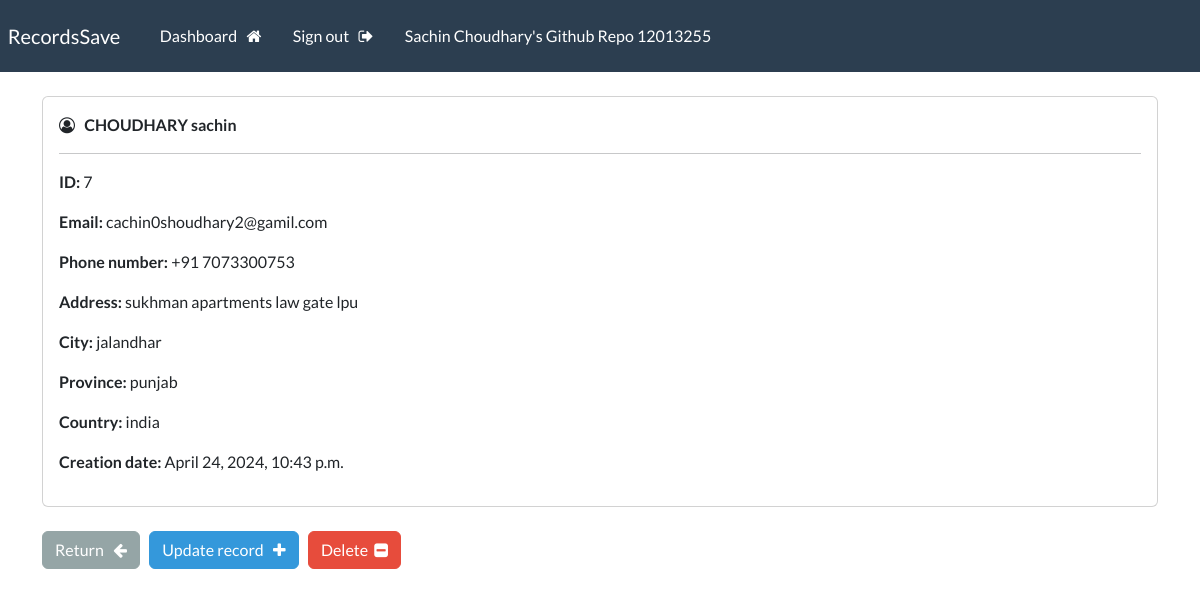
Page /record/7 (signed in) on the committed database.
### webapp/models.py (models this page shows, shortened)
class Record(models.Model):
    creation_date = models.DateTimeField(auto_now_add=True)
    first_name = models.CharField(max_length=100)
    last_name = models.CharField(max_length=100)
    email = models.CharField(max_length=255)
    phone = models.CharField(max_length=20)
    address = models.CharField(max_length=300)
    city = models.CharField(max_length=255)
    province = models.CharField(max_length=200)
    country = models.CharField(max_length=125)

### webapp/views.py (the view)
# urls.py: path('record/<int:pk>', views.singular_record, name="record"),
@login_required(login_url='my-login')
def singular_record(request, pk):
    all_records = Record.objects.get(id=pk)
    context = {'record':all_records}
    return render(request, 'webapp/view-record.html', context=context)

### webapp/templates/webapp/view-record.html (shortened to what this page needs)
{% extends 'webapp/base.html' %}
{% block content %}
    <div class="card">
        <div class="card-body">
            <i class="fa fa-user-circle-o" aria-hidden="true"></i> &nbsp;
            <strong>
                {{record.last_name|upper}}
                {{record.first_name}}
            </strong>
            <hr>
            <p> <strong> ID: </strong> {{record.id}} </p>
            <p> <strong> Email: </strong> {{record.email}} </p>
            <p> <strong> Phone number: </strong> {{record.phone}} </p>
            <p> <strong> Address: </strong> {{record.address}} </p>
            <p> <strong> City: </strong> {{record.city}} </p>
            <p> <strong> Province: </strong> {{record.province}} </p>
            <p> <strong> Country: </strong> {{record.country}} </p>
            <p> <strong> Creation date: </strong> {{record.creation_date}} </p>
        </div>
    </div>
    <br>
    <a href="{% url 'dashboard' %}" class="btn btn-secondary"> Return &nbsp; <i class="fa fa-arrow-left" aria-hidden="true"></i> </a>
    <a href="{% url 'update-record' record.id %}" class="btn btn-info"> Update record &nbsp; <i class="fa fa-plus" aria-hidden="true"></i> </a>
    <a href="{% url 'delete-record' record.id %}" class="btn btn-danger"> Delete &nbsp;<i class="fa fa-minus-square" aria-hidden="true"></i> </a>
{% endblock %}

### rows in the picture
Record: last_name "CHOUDHARY", first_name "sachin", id "7", email "cachin0shoudhary2@gamil.com", phone "+91 7073300753", address "sukhman apartments law gate lpu", city "jalandhar", province "punjab", country "india", creation_date "April 24, 2024, 10:43 p.m."
